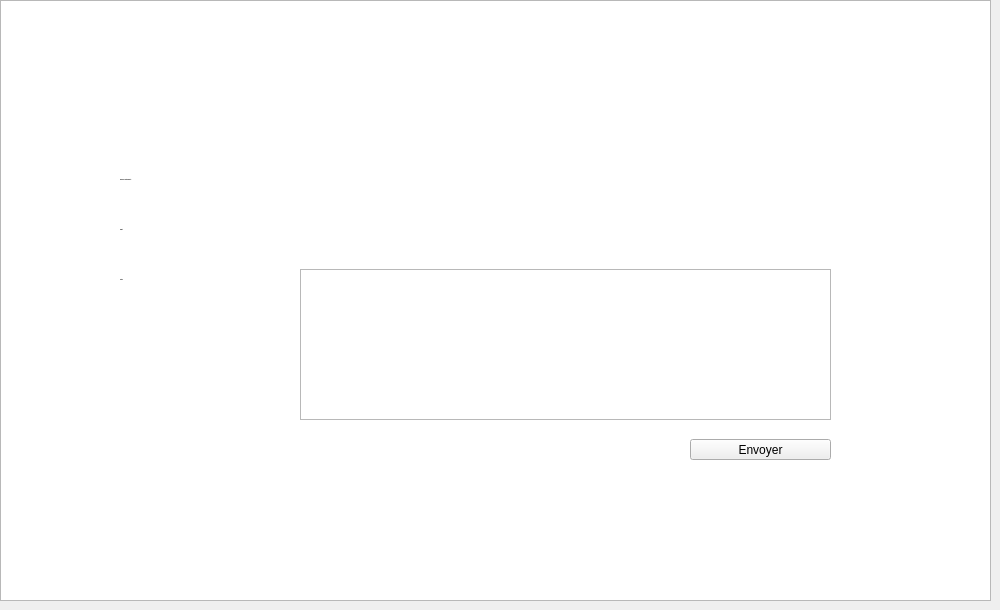
    <widget class="QWidget" name="page_4">
     <widget class="QLabel" name="label_113">
      <property name="geometry">
       <rect>
        <x>120</x>
        <y>219</y>
        <width>91</width>
        <height>20</height>
       </rect>
      </property>
      <property name="font">
       <font>
        <family>century gothic</family>
        <pointsize>-1</pointsize>
        <weight>75</weight>
        <bold>true</bold>
       </font>
      </property>
      <property name="text">
       <string>Objet :</string>
      </property>
     </widget>
     <widget class="QLabel" name="label_114">
      <property name="geometry">
       <rect>
        <x>120</x>
        <y>269</y>
        <width>91</width>
        <height>20</height>
       </rect>
      </property>
      <property name="font">
       <font>
        <family>century gothic</family>
        <pointsize>-1</pointsize>
        <weight>75</weight>
        <bold>true</bold>
       </font>
      </property>
      <property name="text">
       <string>Texte :</string>
      </property>
     </widget>
     <widget class="QLineEdit" name="lineEdit_adresse_2">
      <property name="geometry">
       <rect>
        <x>300</x>
        <y>169</y>
        <width>531</width>
        <height>22</height>
       </rect>
      </property>
      <property name="styleSheet">
       <string notr="true"> border-radius: 10px;
background:white;
border:solid;</string>
      </property>
     </widget>
     <widget class="QLabel" name="label_115">
      <property name="geometry">
       <rect>
        <x>120</x>
        <y>169</y>
        <width>171</width>
        <height>20</height>
       </rect>
      </property>
      <property name="font">
       <font>
        <family>century gothic</family>
        <pointsize>-1</pointsize>
        <weight>75</weight>
        <bold>true</bold>
       </font>
      </property>
      <property name="text">
       <string>Email du l'intervenant :</string>
      </property>
     </widget>
     <widget class="QPushButton" name="pushButton_envoyer_3">
      <property name="geometry">
       <rect>
        <x>20</x>
        <y>9</y>
        <width>61</width>
        <height>51</height>
       </rect>
      </property>
      <property name="styleSheet">
       <string notr="true">QPushButton{
	border-image: url(:/images/Undo-512.png);
background-color: transparent;
background: none;
border: none;
background-repeat: none;

}



QPushButton:hover{
border: 5px slolid ;
}</string>
      </property>
      <property name="text">
       <string/>
      </property>
     </widget>
     <widget class="QTextEdit" name="textEdit_texte_2">
      <property name="geometry">
       <rect>
        <x>300</x>
        <y>269</y>
        <width>531</width>
        <height>151</height>
       </rect>
      </property>
      <property name="styleSheet">
       <string notr="true"/>
      </property>
     </widget>
     <widget class="QGraphicsView" name="graphicsView_31">
      <property name="geometry">
       <rect>
        <x>0</x>
        <y>0</y>
        <width>991</width>
        <height>601</height>
       </rect>
      </property>
      <property name="styleSheet">
       <string notr="true">border-image: url(:/images/mail-flying-email-envelopes-icons-around-blue-background-seamless-loop-loop-to-make-clip-as-long-as-you-need-see-more-hd-43657842.jpg);</string>
      </property>
     </widget>
     <widget class="QPushButton" name="pushButton_envoyer_4">
      <property name="geometry">
       <rect>
        <x>690</x>
        <y>439</y>
        <width>141</width>
        <height>21</height>
       </rect>
      </property>
      <property name="text">
       <string>Envoyer</string>
      </property>
     </widget>
     <widget class="QLineEdit" name="lineEdit_objet_2">
      <property name="geometry">
       <rect>
        <x>300</x>
        <y>220</y>
        <width>531</width>
        <height>21</height>
       </rect>
      </property>
      <property name="styleSheet">
       <string notr="true"> border-radius: 10px;
background:white;
border:solid;</string>
      </property>
     </widget>
     <zorder>graphicsView_31</zorder>
     <zorder>label_113</zorder>
     <zorder>label_114</zorder>
     <zorder>lineEdit_adresse_2</zorder>
     <zorder>label_115</zorder>
     <zorder>pushButton_envoyer_3</zorder>
     <zorder>textEdit_texte_2</zorder>
     <zorder>pushButton_envoyer_4</zorder>
     <zorder>lineEdit_objet_2</zorder>
    </widget>
